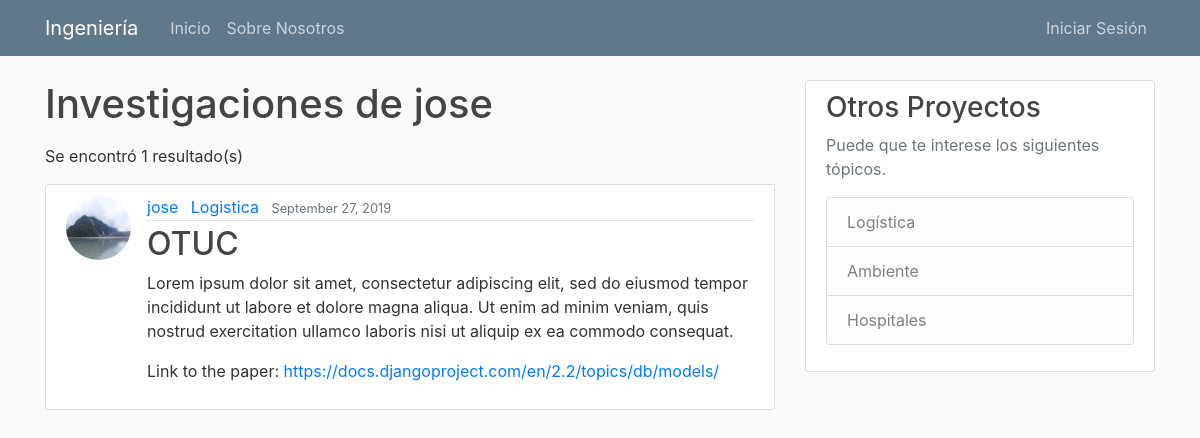
The page /user/jose on the database its author committed.
### blog/models.py (models this page shows, shortened)
class Post(models.Model):
    title = models.CharField(max_length=100)
    content = models.TextField()
    date_posted = models.DateTimeField(default=timezone.now)
    author = models.ForeignKey(User, on_delete=models.CASCADE)
    paper = models.TextField(verbose_name="link to the paper", default="https://docs.djangoproject.com/en/2.2/topics/db/models/")
    CATEGORIAS = (
        ('L', 'Logistica'),
        ('H', 'Hospitales'),
        ('A', 'Ambiente'),
    )
    category = models.CharField(max_length=1, choices=CATEGORIAS, default="L")

### user/models.py (models this page shows, shortened)
class Profile(models.Model):
    user = models.OneToOneField(User, on_delete=models.CASCADE)
    image = models.ImageField(default='default.jpg', upload_to='profile_pics')

### blog/views.py (the view)
# urls.py: path('user/<str:username>', UserPostListView.as_view(), name='user-posts'),
class UserPostListView(ListView):
    model = Post
    template_name = "blog/user_posts.html"  # <app>/<model>_<viewtype>.html
    context_object_name = 'posts'
    ordering = ['-date_posted']
    paginate_by = 3
    def get_queryset(self):
        user = get_object_or_404(User, username=self.kwargs.get('username'))
        return Post.objects.filter(author=user).order_by('-date_posted')

### blog/templates/blog/user_posts.html (shortened to what this page needs)
{% extends "blog/base.html" %}
{% block content %}
    <h1 class="mb-3">Investigaciones de {{ view.kwargs.username }}</h1>
    <p class="mb-3" >Se encontró {{ page_obj.paginator.count }} resultado(s)</p>
    {% for post in posts %}
        <article class="media content-section">
          <img class="rounded-circle article-img" src="{{ post.author.profile.image.url }}">
          <div class="media-body">
            <div class="article-metadata">
              <a class="mr-2" href="{% url 'user-posts' post.author.username %}">{{ post.author }}</a>
                <a class="mr-2" href="{% url 'category-posts' post.get_category_display %}">{{ post.get_category_display }}</a>
              <small class="text-muted">{{ post.date_posted|date:"F d, Y" }}</small>
            </div>
            <h2><a class="article-title" href="{% url 'post-detail' post.id %}">{{ post.title }}</a></h2>
            <p class="article-content">{{ post.content }}</p>
              <p class="article-content">Link to the paper: <a href="post.paper"}}>{{ post.paper}}</a></p>
          </div>
        </article>
    {% endfor %}
{% endblock content %}

### blog/static/blog/main.css (style rules this page uses)
body { background: #fafafa; color: #333333; margin-top: 5rem; }
h1, h2, h3, h4, h5, h6 { color: #444444; }
.content-section { background: #ffffff; padding: 10px 20px; border: 1px solid #dddddd; border-radius: 3px; margin-bottom: 20px; }
.article-title { color: #444444; }
.article-content { white-space: pre-line; }
.article-img { height: 65px; width: 65px; margin-right: 16px; }
.article-metadata { padding-bottom: 1px; margin-bottom: 4px; border-bottom: 1px solid #e3e3e3 }

### rows shown on the page
Post: author.profile.image (placeholder picture), author "jose", category "Logistica", date_posted "September 27, 2019", title "OTUC", content "Lorem ipsum dolor sit amet, consectetur adipiscing elit, sed do eiusmod tempor incididunt ut labore et dolore magna aliqua. Ut enim ad minim veniam, quis nostrud exercitation ullamco laboris nisi ut aliquip ex ea commodo consequat.", paper "https://docs.djangoproject.com/en/2.2/topics/db/models/"

### other values the page prints
{{ view.kwargs.username }} "jose"
{{ page_obj.paginator.count }} "1"
